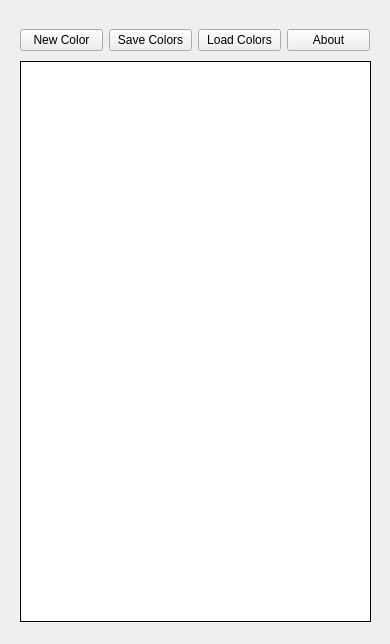
<?xml version="1.0" encoding="UTF-8"?>
<ui version="4.0">
 <class>MainWindow</class>
 <widget class="QMainWindow" name="MainWindow">
  <property name="geometry">
   <rect>
    <x>0</x>
    <y>0</y>
    <width>390</width>
    <height>644</height>
   </rect>
  </property>
  <property name="sizePolicy">
   <sizepolicy hsizetype="Fixed" vsizetype="Fixed">
    <horstretch>0</horstretch>
    <verstretch>0</verstretch>
   </sizepolicy>
  </property>
  <property name="minimumSize">
   <size>
    <width>390</width>
    <height>644</height>
   </size>
  </property>
  <property name="maximumSize">
   <size>
    <width>390</width>
    <height>644</height>
   </size>
  </property>
  <property name="windowTitle">
   <string>ColorTool</string>
  </property>
  <property name="styleSheet">
   <string notr="true"/>
  </property>
  <widget class="QWidget" name="centralwidget">
   <property name="styleSheet">
    <string notr="true"/>
   </property>
   <widget class="QListWidget" name="listWidget">
    <property name="geometry">
     <rect>
      <x>20</x>
      <y>61</y>
      <width>351</width>
      <height>561</height>
     </rect>
    </property>
    <property name="styleSheet">
     <string notr="true">QListView::item {
	 height: 50px;
	color: #ffffff;
 }</string>
    </property>
    <property name="frameShape">
     <enum>QFrame::Box</enum>
    </property>
    <property name="frameShadow">
     <enum>QFrame::Plain</enum>
    </property>
   </widget>
   <widget class="QWidget" name="" native="true">
    <property name="geometry">
     <rect>
      <x>20</x>
      <y>20</y>
      <width>350</width>
      <height>41</height>
     </rect>
    </property>
    <property name="styleSheet">
     <string notr="true"/>
    </property>
    <layout class="QHBoxLayout" name="horizontalLayout">
     <item>
      <widget class="QPushButton" name="btnNewColor">
       <property name="text">
        <string>New Color</string>
       </property>
      </widget>
     </item>
     <item>
      <widget class="QPushButton" name="BtnSave">
       <property name="text">
        <string>Save Colors</string>
       </property>
      </widget>
     </item>
     <item>
      <widget class="QPushButton" name="BtnLoad">
       <property name="text">
        <string>Load Colors</string>
       </property>
       <property name="autoDefault">
        <bool>false</bool>
       </property>
       <property name="default">
        <bool>false</bool>
       </property>
       <property name="flat">
        <bool>false</bool>
       </property>
      </widget>
     </item>
     <item>
      <widget class="QPushButton" name="pushButton_2">
       <property name="text">
        <string>About</string>
       </property>
      </widget>
     </item>
    </layout>
   </widget>
  </widget>
 </widget>
 <resources/>
 <connections/>
</ui>
